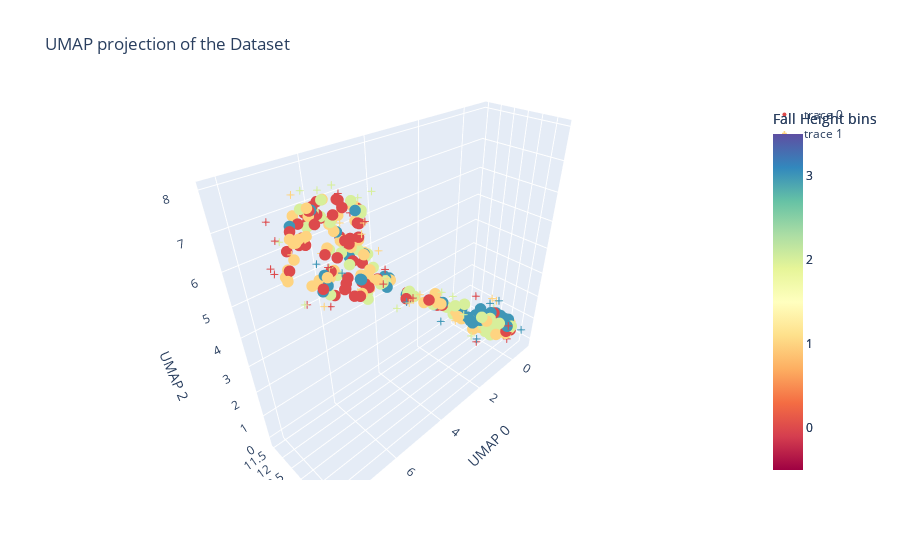

The code cell stored with this chart in its notebook:
### Code cell
'''3 UMAP components - 3D plots'''

'''perform umap on the training dataset, and keep the mapper so we can use it on the test dataset'''
results_path = '/Volumes/Jake_ssd/UMAP/classficiation/figures/4_bins_feature_transformation_dataset'
if(not os.path.exists(results_path)): os.makedirs(results_path)

args = ('euclidean', 100, 0.1)

mapper = umap.UMAP(n_components=3, 
                   metric=args[0],
                   n_neighbors=args[1],
                   min_dist = args[2],
                   random_state=42).fit(X_train)

train_embedding = mapper.transform(X_train)
test_embedding = mapper.transform(X_test)
test_embedding = mapper.transform(X_test.to_numpy()) 




max_int = int(y_train.max()) + 1
# Create a discrete color scale at the middle point between integers
colorscale = [
    # Color changes between the range of each integer, i.e., [1, 2), [2, 3)
    [(i - 0.5) / max_int, 'color_for_integer_{}'.format(i)] for i in range(max_int)
]
# Assuming 'embedding' and 'binned_heights_array' are your data
trace1 = go.Scatter3d(
    x=train_embedding[:, 0],
    y=train_embedding[:, 1],
    z=train_embedding[:, 2],
    mode='markers',
    marker=dict(
        size=4,
        color=y_train,   # set color to an array/list of desired values
        colorscale='Spectral',        # choose a colorscale
        opacity=1,
        cmin=-0.5,                        # starting color min at -0.5 so 0 centers on the first integer
        cmax=max_int - 0.5,               # setting color max to align with the largest integer
        colorbar=dict(
            tickvals=np.arange(max_int),  # set tick values at every integer
            ticktext=[str(i) for i in range(max_int)],  # set tick text to string representation
            title='Fall Height bins'        # title for the color bar
        )
    )
)

trace2 = go.Scatter3d(
    x=test_embedding[:, 0],
    y=test_embedding[:, 1],
    z=test_embedding[:, 2],
    mode='markers',
    marker=dict(
        size=4,
        symbol='cross',
        color=y_test,   # set color to an array/list of desired values
        colorscale='Spectral',        # choose a colorscale
        opacity=1,
        cmin=-0.5,                        # starting color min at -0.5 so 0 centers on the first integer
        cmax=max_int - 0.5,               # setting color max to align with the largest integer
        colorbar=dict(
            tickvals=np.arange(max_int),  # set tick values at every integer
            ticktext=[str(i) for i in range(max_int)],  # set tick text to string representation
            title='Fall Height bins'        # title for the color bar
        )
    )
)

data = [trace1, trace2]
layout = go.Layout(
    title='UMAP projection of the Dataset',
    scene=dict(
        xaxis=dict(title='UMAP 0'),
        yaxis=dict(title='UMAP 1'),
        zaxis=dict(title='UMAP 2')
    )
)
fig = go.Figure(data=data, layout=layout)

fig.show()
    
# plot_UMAP_3D(y_train, train_embedding, f'{results_path}/automatic_supervised_dimension_reduction.html', show=True)

# # mapper, train_embedding_df = UMAP_embedding_automatic_opt(X_train, label, results_path, y_train, args, add_init_clusters=False)
# # plot_UMAP_3D(y_train, train_embedding_df.to_numpy(), f'{results_path}/automatic_supervised_dimension_reduction.html', show=True)  

# '''now map the test dataset'''  
# test_embedding = mapper.transform(X_test.to_numpy()) 
# plot_UMAP_3D(y_test, test_embedding, f'{results_path}/automatic_supervised_dimension_reduction.html', show=True)

### Figure 1 — Plotly figure (JSON) as saved in the notebook; plotly's stock layout.template omitted (floating-point values rounded to 4 significant figures; data arrays with more than 128 entries replaced by an {"elided": "..."} marker saying what was removed)
{"data": [{"marker": {"cmax": 3.5, "cmin": -0.5, "color": {"elided": "238 int values"}, "colorbar": {"ticktext": ["0", "1", "2", "3"], "tickvals": [0, 1, 2, 3], "title": {"text": "Fall Height bins"}}, "colorscale": [[0, "rgb(158,1,66)"], [0.1, "rgb(213,62,79)"], [0.2, "rgb(244,109,67)"], [0.3, "rgb(253,174,97)"], [0.4, "rgb(254,224,139)"], [0.5, "rgb(255,255,191)"], [0.6, "rgb(230,245,152)"], [0.7, "rgb(171,221,164)"], [0.8, "rgb(102,194,165)"], [0.9, "rgb(50,136,189)"], [1, "rgb(94,79,162)"]], "opacity": 1, "size": 4}, "mode": "markers", "type": "scatter3d", "x": {"elided": "238 float values"}, "y": {"elided": "238 float values"}, "z": {"elided": "238 float values"}}, {"marker": {"cmax": 3.5, "cmin": -0.5, "color": [1, 3, 3, 0, 0, 2, 1, 1, 0, 2, 1, 2, 2, 1, 0, 0, 1, 1, 0, 1, 1, 1, 2, 0, 0, 2, 3, 1, 2, 3, 0, 3, 0, 0, 0, 0, 1, 2, 1, 1, 0, 1, 1, 0, 1, 2, 2, 3, 2, 2, 1, 2, 1, 3, 3, 0, 2, 0, 2, 0], "colorbar": {"ticktext": ["0", "1", "2", "3"], "tickvals": [0, 1, 2, 3], "title": {"text": "Fall Height bins"}}, "colorscale": [[0, "rgb(158,1,66)"], [0.1, "rgb(213,62,79)"], [0.2, "rgb(244,109,67)"], [0.3, "rgb(253,174,97)"], [0.4, "rgb(254,224,139)"], [0.5, "rgb(255,255,191)"], [0.6, "rgb(230,245,152)"], [0.7, "rgb(171,221,164)"], [0.8, "rgb(102,194,165)"], [0.9, "rgb(50,136,189)"], [1, "rgb(94,79,162)"]], "opacity": 1, "size": 4, "symbol": "cross"}, "mode": "markers", "type": "scatter3d", "x": [5.206, 0.9838, -0.4066, 8.113, 8.13, 2.603, 6.108, 7.819, 7.199, 1.548, 4.388, 7.108, 5.324, 5.205, 0.4138, 5.429, -0.4398, 5.428, 0.5053, 7.453, 6.312, 7.118, 0.8198, -0.443, 5.108, 5.202, 4.369, -0.6882, 1.838, -0.554, 5.003, 7.024, 7.403, 7.246, 7.521, 6.112, 5.444, 5.899, 5.71, 5.941, 0.2262, 3.802, 5.924, 4.179, 2.279, -0.6107, 6.858, -0.3369, 5.613, 6.504, 3.999, 7.101, 5.789, 2.688, 7.424, 7.467, 4.265, 5.575, 7.637, 6.098], "y": [11.63, 13.4, 12.88, 13.41, 13.33, 13.03, 13.82, 13.68, 13.94, 12.63, 13.4, 11.85, 11.48, 11.55, 13.0, 12.01, 12.92, 13.43, 12.85, 14.0, 13.97, 12.76, 13.02, 13.8, 11.99, 13.02, 13.27, 12.97, 13.38, 14.28, 12.37, 14.16, 12.25, 13.92, 12.25, 13.86, 12.48, 13.4, 12.42, 14.3, 14.17, 13.24, 11.68, 13.33, 13.39, 12.94, 12.7, 13.3, 12.04, 12.8, 13.18, 13.83, 12.64, 13.12, 13.89, 13.32, 12.74, 13.81, 13.53, 14.34], "z": [6.193, 0.6115, 1.219, 6.746, 6.841, 3.336, 7.304, 7.188, 6.734, 2.428, 4.055, 6.456, 6.103, 5.327, -0.139, 7.209, 1.454, 6.183, 2.011, 5.907, 7.174, 7.923, 0.4251, -0.02203, 6.577, 7.502, 4.013, 1.247, 2.206, 0.6521, 6.394, 6.62, 6.76, 5.752, 7.269, 7.355, 4.496, 7.68, 4.895, 6.032, 1.24, 3.963, 5.583, 4.085, 2.202, 0.9276, 7.919, 1.599, 7.488, 7.854, 3.847, 6.636, 6.371, 2.255, 6.893, 5.598, 3.446, 5.895, 5.799, 5.988]}], "layout": {"scene": {"xaxis": {"title": {"text": "UMAP 0"}}, "yaxis": {"title": {"text": "UMAP 1"}}, "zaxis": {"title": {"text": "UMAP 2"}}}, "title": {"text": "UMAP projection of the Dataset"}}}
